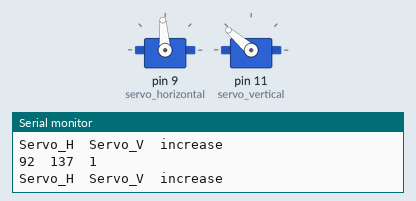
A sketch run on a simulated Arduino Uno, built with avr-gcc and run on an emulated ATmega328P. Shown: 2 × servo, the last lines printed to the serial monitor.

Above: at 0.15 s.
At 9.3 s:
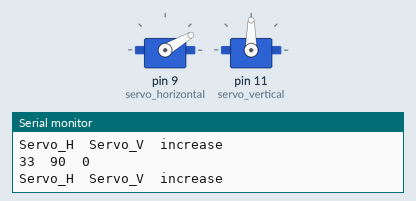
At 19.31 s:
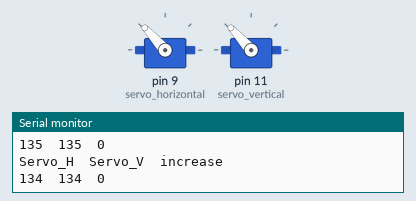
At 38.5 s:
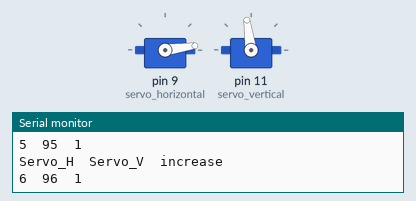
Timing chart, 0 to 40.0 s (numbered marks = the images above):
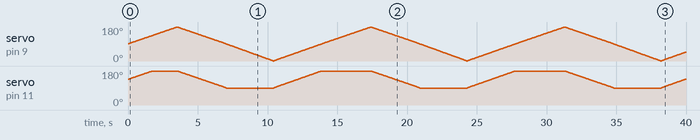

The sketch:

Test_servos.ino
```cpp
#include <Servo.h>        // https://github.com/arduino-libraries/Servo/blob/master/docs/api.md
                          // servo api is listed above as reference

Servo servo_horizontal;
int servoh = 90;              // Start position of horizontal servo
int servohLimitHigh = 180;    // Servo max position limit
int servohLimitLow = 0;      // Servo min position limit

Servo servo_vertical;
int servov = 135;              // Start position of vertical servo
int servovLimitHigh = 180;    // Servo max position limit
int servovLimitLow = 90;      // Servo min position limit

bool increase = true;

#define SERVO_H_LIMIT_H     160

void setup() {
  // put your setup code here, to run once:
  Serial.begin(9600);

  servo_horizontal.attach(9);       // attach servo and move to start position
  servo_horizontal.write(servoh);

  servo_vertical.attach(11);        // attach servo and move to start position
  servo_vertical.write(servov);

  Serial.println("Servo_H\tServo_V\tincrease");
}

void loop() {
  // put your main code here, to run repeatedly:
  int servo_h_val = servo_horizontal.read();
  int servo_v_val = servo_vertical.read();

  Serial.println("Servo_H\tServo_V\tincrease");
  Serial.print(servo_h_val);
  Serial.print("\t");
  Serial.print(servo_v_val);
  Serial.print("\t");
  Serial.print(increase);
  Serial.println("\t");

  // check if the servo has reached its limit if so flip the direction
  if (servo_h_val == servohLimitHigh) {
    increase = false;
  }
  else if (servo_h_val == servohLimitLow) {
    increase = true;
  }

  // increases or decreases the horizontal servo
  if (servo_h_val < servohLimitHigh & increase == true) {
    servo_horizontal.write(servo_h_val + 1);
  }
  else if (servo_h_val > servohLimitLow & increase == false) {
    servo_horizontal.write(servo_h_val - 1);
  }

  // increases or decreases the vertical servo
  if (servo_v_val < servovLimitHigh & increase == true) {
    servo_vertical.write(servo_v_val + 1);
  }
  else if (servo_v_val > servovLimitLow & increase == false) {
    servo_vertical.write(servo_v_val - 1);
  }

  delay(25);
}
```
